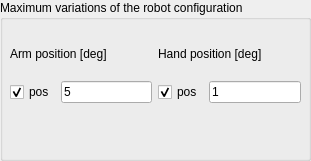
     <widget class="QGroupBox" name="groupBox_robot_var">
      <property name="geometry">
       <rect>
        <x>920</x>
        <y>20</y>
        <width>311</width>
        <height>161</height>
       </rect>
      </property>
      <property name="title">
       <string>Maximum variations of the robot configuration</string>
      </property>
      <widget class="QWidget" name="layoutWidget">
       <property name="geometry">
        <rect>
         <x>10</x>
         <y>32</y>
         <width>291</width>
         <height>71</height>
        </rect>
       </property>
       <layout class="QGridLayout" name="gridLayout_4">
        <item row="0" column="0">
         <layout class="QGridLayout" name="gridLayout_2">
          <item row="0" column="0">
           <widget class="QLabel" name="label_arm_pos_var">
            <property name="text">
             <string>Arm position [deg]</string>
            </property>
           </widget>
          </item>
          <item row="1" column="0">
           <layout class="QHBoxLayout" name="horizontalLayout_615">
            <item>
             <widget class="QCheckBox" name="checkBox_arm_pos_var">
              <property name="text">
               <string>pos</string>
              </property>
              <property name="checked">
               <bool>true</bool>
              </property>
             </widget>
            </item>
            <item>
             <widget class="QLineEdit" name="lineEdit_arm_pos_var">
              <property name="text">
               <string>5</string>
              </property>
             </widget>
            </item>
           </layout>
          </item>
         </layout>
        </item>
        <item row="0" column="1">
         <layout class="QGridLayout" name="gridLayout_3">
          <item row="0" column="0">
           <widget class="QLabel" name="label_arm_pos_var_2">
            <property name="text">
             <string>Hand position [deg]</string>
            </property>
           </widget>
          </item>
          <item row="1" column="0">
           <layout class="QHBoxLayout" name="horizontalLayout_617">
            <item>
             <widget class="QCheckBox" name="checkBox_hand_pos_var">
              <property name="text">
               <string>pos</string>
              </property>
              <property name="checked">
               <bool>true</bool>
              </property>
             </widget>
            </item>
            <item>
             <widget class="QLineEdit" name="lineEdit_hand_pos_var">
              <property name="text">
               <string>1</string>
              </property>
             </widget>
            </item>
           </layout>
          </item>
         </layout>
        </item>
       </layout>
      </widget>
     </widget>
